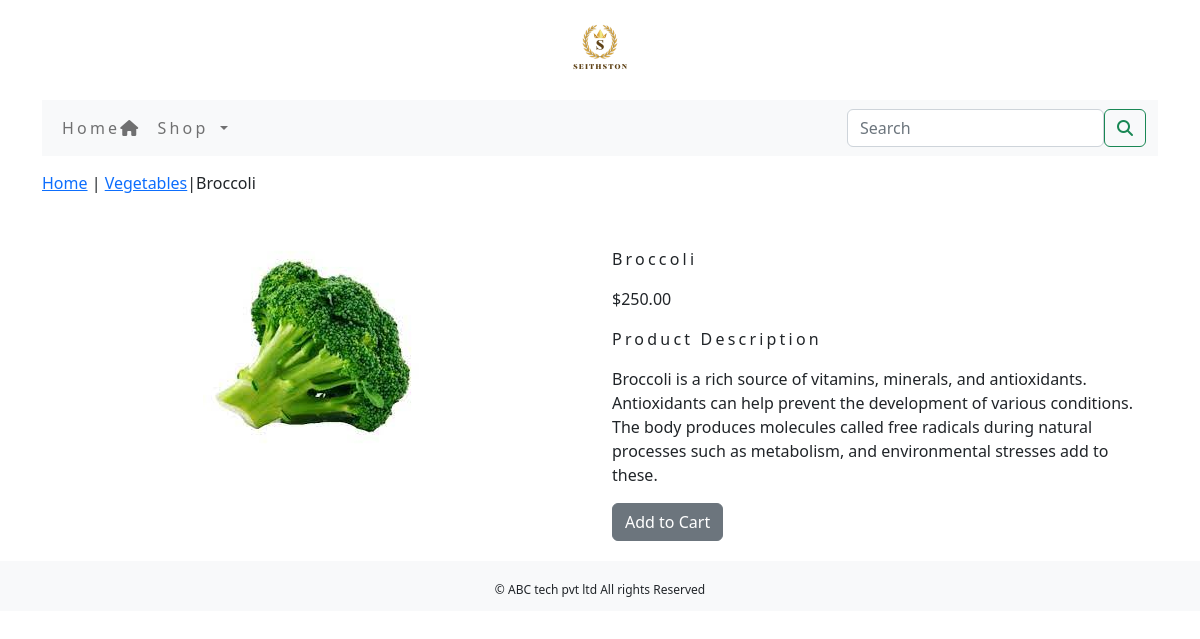
The app's page /ecommerceapp/vegetables/brocoli/ with its own data.
### ecommerceapp/models.py (models this page shows, shortened)
class Product(models.Model):
    name = models.CharField(max_length=250, unique=True)
    slug = models.SlugField(max_length=250, unique=True)
    description = models.TextField(blank=True)
    price = models.DecimalField(max_digits=10, decimal_places=2)
    category = models.ForeignKey(Category, on_delete=models.CASCADE)
    image = models.ImageField(upload_to='product', blank=True)
    stock = models.IntegerField()
    available = models.BooleanField(default=True)
    created = models.DateTimeField(auto_now_add=True)
    updated = models.DateTimeField(auto_now=True)
    class Meta:
        ordering = ('name',)
        verbose_name = 'product'
        verbose_name_plural = 'products'

class Category(models.Model):
    name = models.CharField(max_length=250, unique=True)
    slug = models.SlugField(max_length=250, unique=True)
    description = models.TextField(blank=True)
    image = models.ImageField(upload_to='category', blank=True)
    class Meta:
        ordering = ('name',)
        verbose_name = 'category'
        verbose_name_plural = 'categories'
    def get_url(self):
        return reverse('ecommerceapp:products_by_category', args=[self.slug])
    def __str__(self):
        return '{}'.format(self.name)

### ecommerceapp/views.py (the view)
# urls.py: path('<slug:c_slug>/<slug:product_slug>/', views.proDetail, name='prodCatDetail'),
def proDetail(request, c_slug, product_slug):
    try:
        product = Product.objects.get(category__slug=c_slug, slug=product_slug)
    except Exception as e:
        raise e
    return render(request, "product.html", {'product': product})

### cartapp/context_processors.py (called while the page is built)
def counter(request):
    item_count=0
    if 'admin' in request.path:
        return {}
    else:
        try:
            cart=Cart.objects.filter(cart_id=_cart_id(request))
            cart_items=CartItem.objects.all().filter(cart=cart[:1])
            for cart_item in cart_items:
                item_count += cart_item.quantity
        except Cart.DoesNotExist:
            item_count=0
    return dict(item_count=item_count)

### cartapp/views.py (called while the page is built)
def _cart_id(request):
    cart = request.session.session_key
    if not cart:
        cart = request.session.create()
    return cart

### ecommerceapp/context_processors.py (called while the page is built)
def menu_links(request):
    links = Category.objects.all()
    return dict(links=links)

### templates/product.html (shortened to what this page needs)
{% extends 'base.html' %}
{% load static %}
{% block content %}
<div class="row my_prod_row_class">
    <div class="mx-auto">
        <p><a href="{% url 'ecommerceapp:allProdCat' %}">Home</a> | <a href="{{product.category.get_url}}">{{product.category}}</a>|{{product.name}}</p>
    </div>
<div class="container">
<br>
<div class="row">
    <div class="col-12 col-sm-12 col-md-12 col-lg-6 text-center">
        <div style="min-width:18rem;">
            <img src="{{product.image.url}}" alt="{{product.name}}">
        </div>
     </div>
        <div class="col-12 col-sm-12 col-md-12 col-lg-6">
        <div>
        <h1 class="my_prod_title">{{product.name}}</h1>
        <p>${{product.price}}</p>
        <p class="my_title">Product Description</p>
        <p class="text-justify my_prod_text">{{product.description}}</p>
        {% if product.stock <= 0 %}
        <p class="text-justify my_prod_text"><b>OUT OF STOCK</b></p>
        {% else %}
        <a class="btn btn-secondary" href="{% url 'cartapp:add_cart' product.id %}">Add to Cart</a>
        {% endif%}
    </div>
</div>
</div>
</div>
</div>
{% endblock %}

### static/css/custom.css (style rules this page uses)
body { font-family: 'Roboto', sans-serif; }
.my_title { font-size:16px; text_transform:uppercase; letter-spacing:.2em; }

### records on screen
Product: category "Vegetables", name "Broccoli", image (picture), price "250.00", description "Broccoli is a rich source of vitamins, minerals, and antioxidants. Antioxidants can help prevent the development of various conditions. The body produces molecules called free radicals during natural processes such as metabolism, and environmental stresses add to these."
